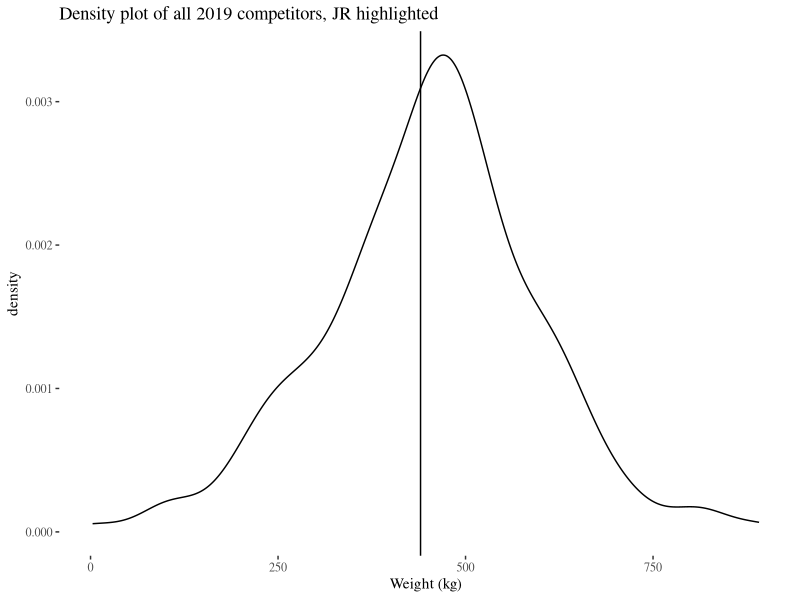
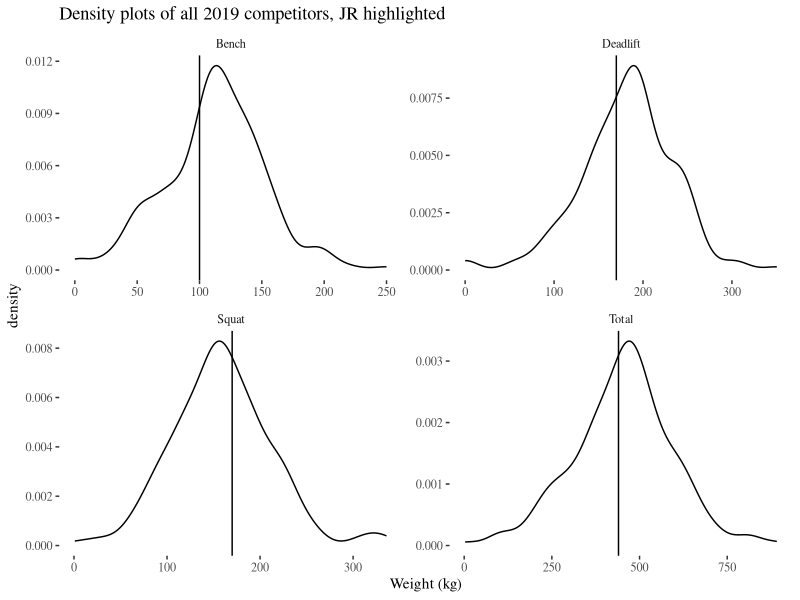
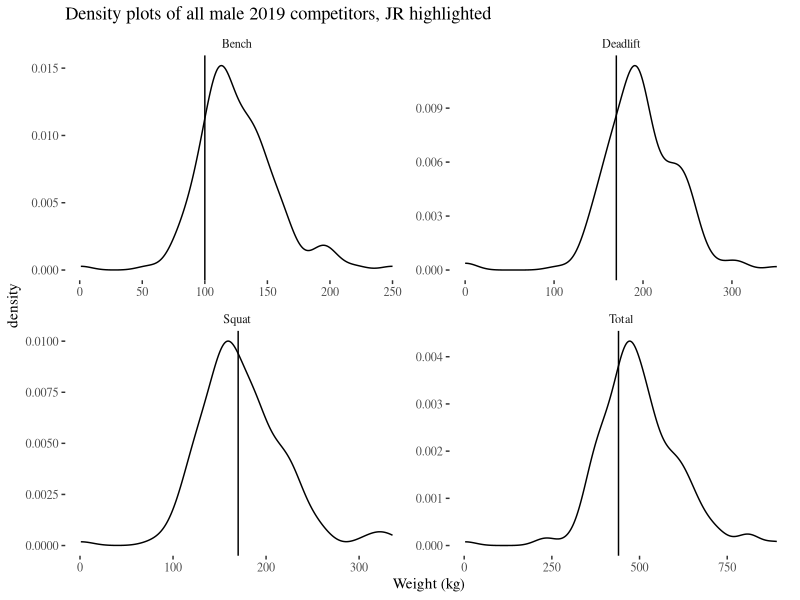
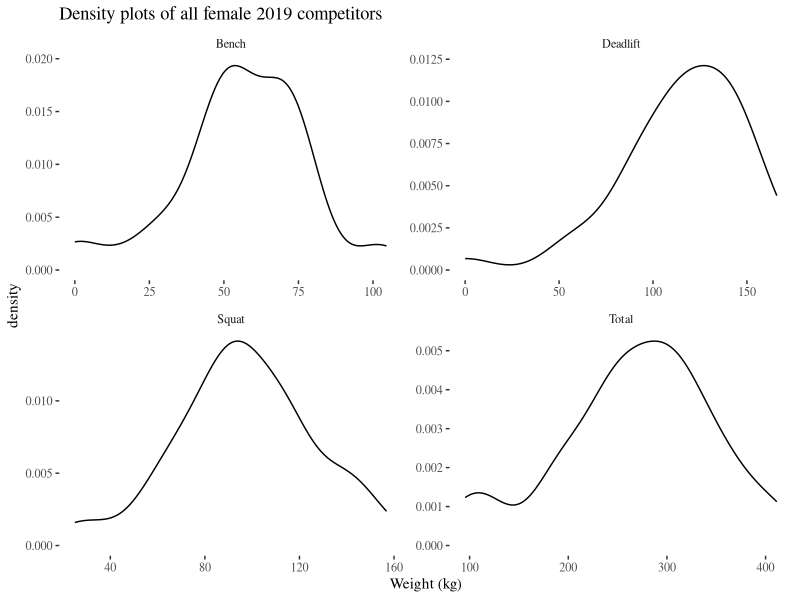

These figures' R source, in order:
## ---- chunk 1
knitr::opts_chunk$set(
	message = FALSE,
	warning = FALSE,
	collapse = TRUE
)
library("tidyverse")

garagegym  <- read_csv(here::here("static/data/GarageGym/garagegym2019 - Sheet1.csv"))
## ---- chunk 2
James <- tribble(
  ~Handle, ~Squat, ~Bench, ~Deadlift,
  "James", 170, 100, 170
) %>%
  mutate(Total = Squat + Bench + Deadlift) %>%
  pivot_longer(-`Handle`, values_to = "Weight")

garagegym <- garagegym %>%
  filter_if(is.numeric, ~!is.na(.x)) %>%
  rename(Handle = `G Handle`) %>%
  select(`Handle`, Gender, Squat, Bench, Deadlift, Total) %>%
  pivot_longer(-c(Handle, Gender), values_to = "Weight") %>%
  mutate(Weight = Weight / 2.2) 
## ---- chunk 3
garagegym %>%
  filter(name=="Total") %>%
  ggplot(aes(x=Weight)) + geom_density() + geom_vline(data=filter(James, name=="Total"), aes(xintercept = Weight)) +
  ggthemes::theme_tufte() + 
  labs(
    title="Density plot of all 2019 competitors, JR highlighted",
    x="Weight (kg)"
  )
## ---- chunk 4
garagegym %>%
  ggplot(aes(x=Weight)) + geom_density() + geom_vline(data=(James), aes(xintercept = Weight)) +
  ggthemes::theme_tufte() + facet_wrap(~name, scales = "free") +
  labs(
    title="Density plots of all 2019 competitors, JR highlighted",
    x="Weight (kg)"
  )
  
## ---- chunk 5
garagegym %>%
  filter(Gender=="Male") %>%
  ggplot(aes(x=Weight)) + geom_density() + geom_vline(data=(James), aes(xintercept = Weight)) +
  ggthemes::theme_tufte() + facet_wrap(~name, scales = "free") +
  labs(
    title="Density plots of all male 2019 competitors, JR highlighted",
    x="Weight (kg)"
  )
  

## ---- chunk 6

garagegym %>%
  filter(Gender=="Female") %>%
  ggplot(aes(x=Weight)) + geom_density() +
  ggthemes::theme_tufte() + facet_wrap(~name, scales = "free") +
  labs(
    title="Density plots of all female 2019 competitors",
    x="Weight (kg)"
  )
## ---- chunk 7
James <-pivot_wider(James, names_from = name, values_from = Weight)


garagegym  <- read_csv(here::here("static/data/GarageGym/garagegym2019 - Sheet1.csv")) %>%
  select(Handle = `G Handle`, Squat, Bench, Deadlift, Total) %>%
  filter_if(is.numeric, ~!is.na(.x)) %>%
  mutate_if(is.numeric, ~(.x/2.2))

garagegym <- bind_rows(James, garagegym)
## ---- chunk 8
garagegym %>%
  mutate_if(is.numeric, ~percent_rank(.x)) %>%
  filter(Handle=="James") %>%
  mutate_if(is.numeric, scales::percent) %>%
  knitr::kable()
